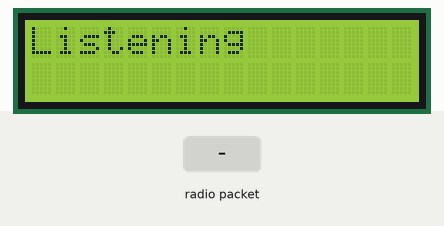
This sketch was run on a simulated Arduino Uno, built with avr-gcc and run on an emulated ATmega328P. Parts: 16×2 character LCD. Inputs (shaded band) come from the test bench. No radio packets arrive unless stated; what the sketch prints to the serial monitor is not drawn.

Above: at 1.2 s.
1.3 s: radio packet "1" arrives
At 1.8 s:
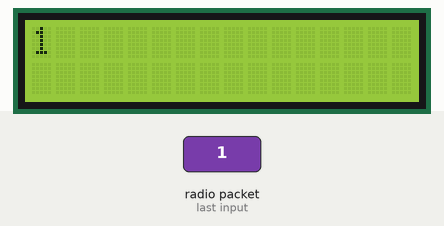
3.8 s: radio packet "0" arrives
At 4.6 s:
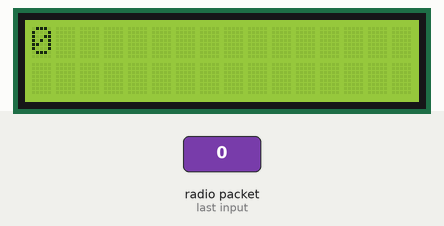
6.3 s: radio packet "2" arrives
At 7.0 s:
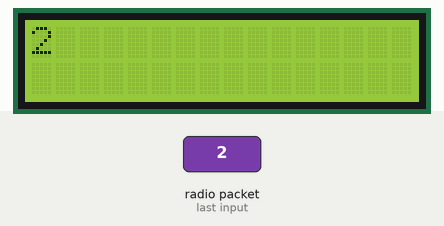
Timing chart, 0 to 9.3 s (numbered marks = the images above; inputs shaded):
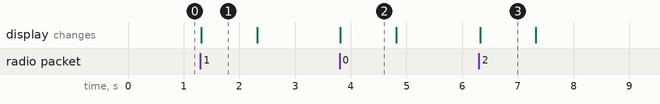

The sketch:

reciever_and_LCD.ino
```cpp
#include <VirtualWire.h>
#include <LiquidCrystal.h>
LiquidCrystal lcd(12, 11, 5, 4, 3, 2);
void setup()
{
Serial.begin(9600);
Serial.println("Listening");
lcd.begin(16, 2);
lcd.print("Listening");
vw_set_rx_pin(9);
vw_setup(2000);
vw_rx_start();
}
void loop()
{
byte message[VW_MAX_MESSAGE_LEN];
byte messageLength = VW_MAX_MESSAGE_LEN;
//Serial.println("1");
  lcd.clear();
  lcd.print("Listening");
  vw_wait_rx();
  vw_get_message(message, &messageLength);
  lcd.clear();
  //Serial.println("2");
  lcd.setCursor(0, 0);
  // print the number of seconds since reset:

  //delay(1000);
for (int i = 0; i < messageLength; i++)
{
Serial.write(message[i]);
lcd.print((char)message[i]);
lcd.setCursor(i, 0);
}
Serial.println();
delay(1000);
}
```

Measured:
- after the input at 1.3 s, the display: changes at once (image 1)
- after the input at 3.8 s, the display: changes at once (image 2)
- after the input at 6.3 s, the display: changes at once (image 3)
- what the display in image 1 shows lasts 1.0 s, from 1.3 s to 2.3 s
